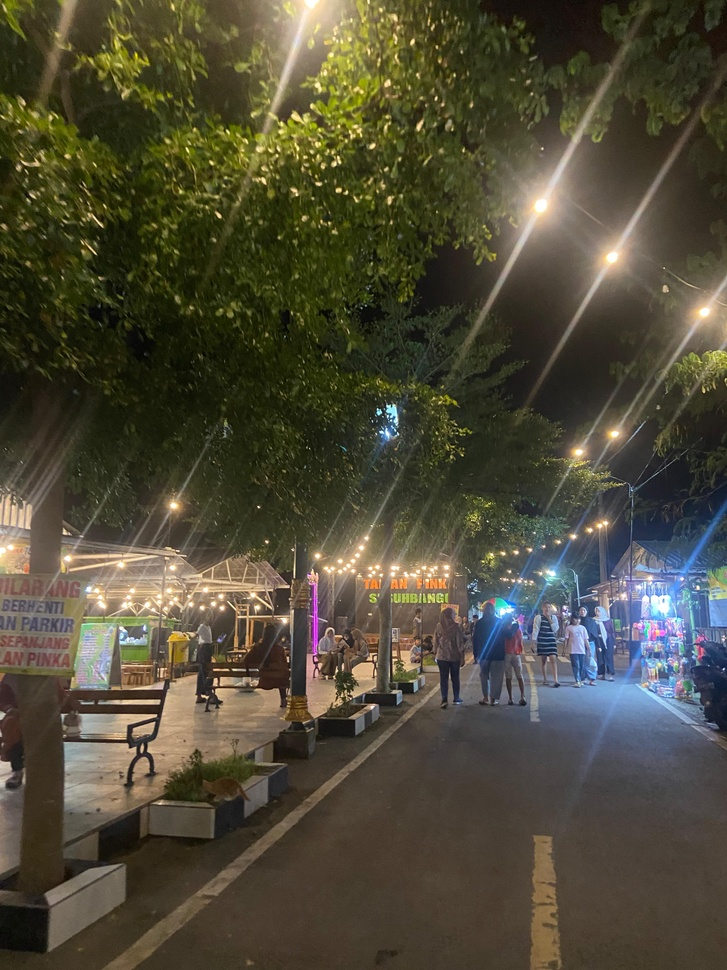
%> input picture uts/jalan.jpeg, 727 x 970 px, shrunk from 3024 x 4032 before the run
$ octave uts9.m   (GNU Octave 9; MATLAB toolbox functions it lacks are replaced by stand-ins)
%> lines starting %> are read from the running program, lines starting %| are printed output that depends on the picture
pkg load image

% 1. Baca gambar
img = imread('jalan.jpeg');
%> img is the input picture: size 970x727x3 uint8; mean R, G, B 79.3, 75, 56.9

% 2. Jika citra RGB, konversi ke grayscale
if size(img,3) == 3
  img_gray = rgb2gray(img);
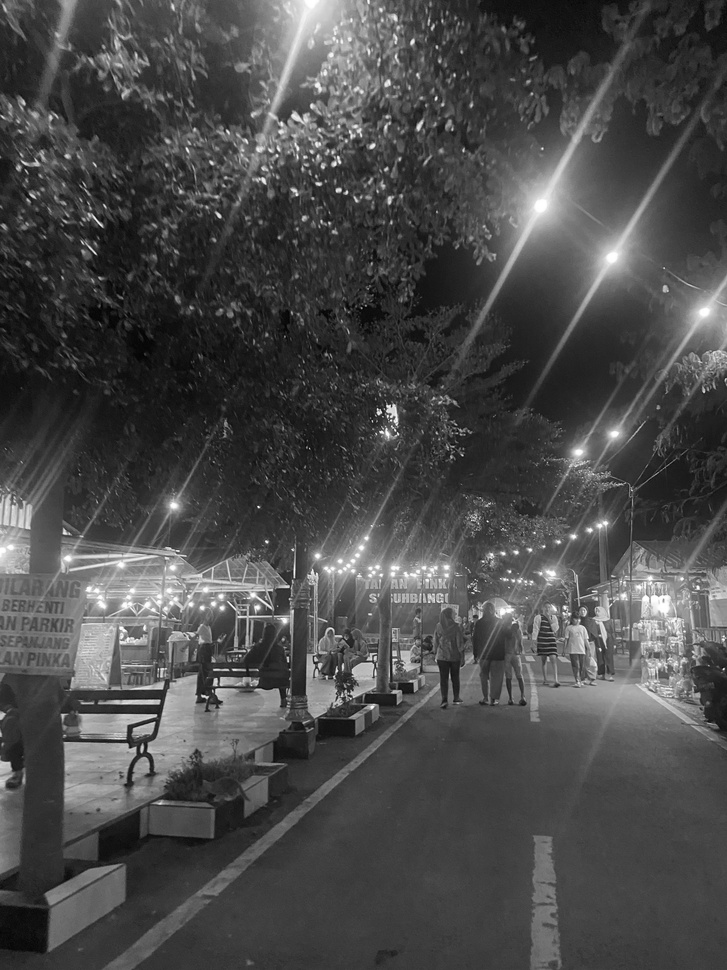
%> img_gray: size 970x727 uint8; min 1, max 255, mean 74.2
else
  img_gray = img;
end

% 3. Terapkan filter Gaussian (ukuran kernel 5x5, sigma = 5)
img_blur = imgaussfilt(img_gray, 5);
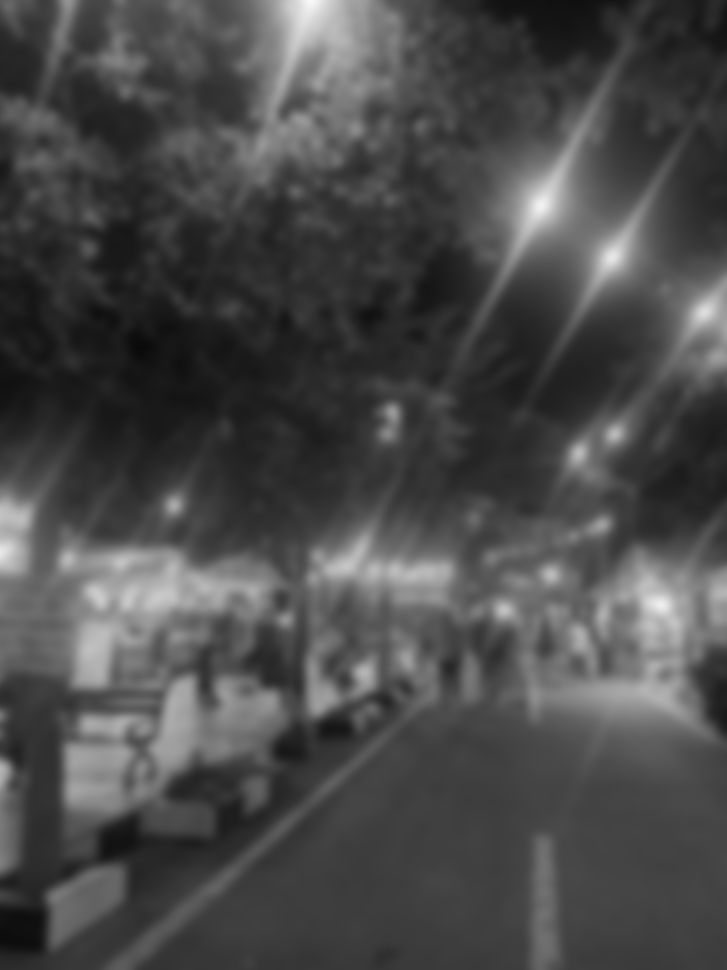
%> img_blur: size 970x727 uint8; min 10, max 248, mean 74.2
% sigma = 5 → makin besar, makin blur

% 4. Tampilkan hasil
figure('Name', 'Gaussian Blur');
subplot(1,2,1), imshow(img_gray), title('Citra Asli (Grayscale)');
subplot(1,2,2), imshow(img_blur), title('Setelah Gaussian Blur');

$ run again, with uts/wajah.jpeg copied over uts/jalan.jpeg
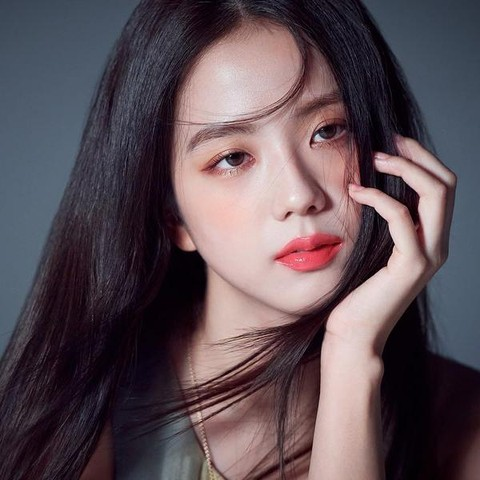
%> input picture uts/wajah.jpeg, 480 x 480 px
%> img is the input picture: size 480x480x3 uint8; mean R, G, B 92.8, 78.6, 85.3
%> `img_gray = rgb2gray(img);`:
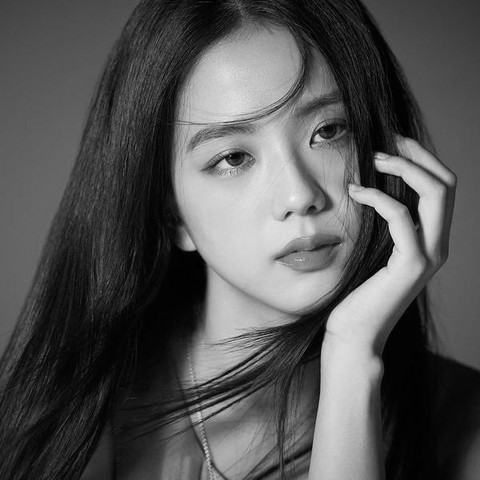
%> img_gray: size 480x480 uint8; min 0, max 245, mean 83.6
%> `img_blur = imgaussfilt(img_gray, 5);`:
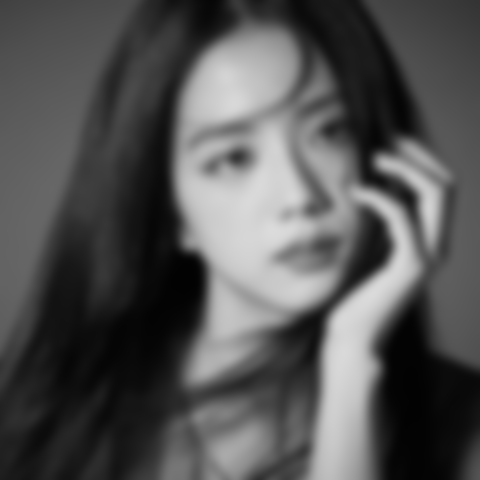
%> img_blur: size 480x480 uint8; min 2, max 219, mean 83.6

$ run again, with uts/bunga.jpg copied over uts/jalan.jpeg
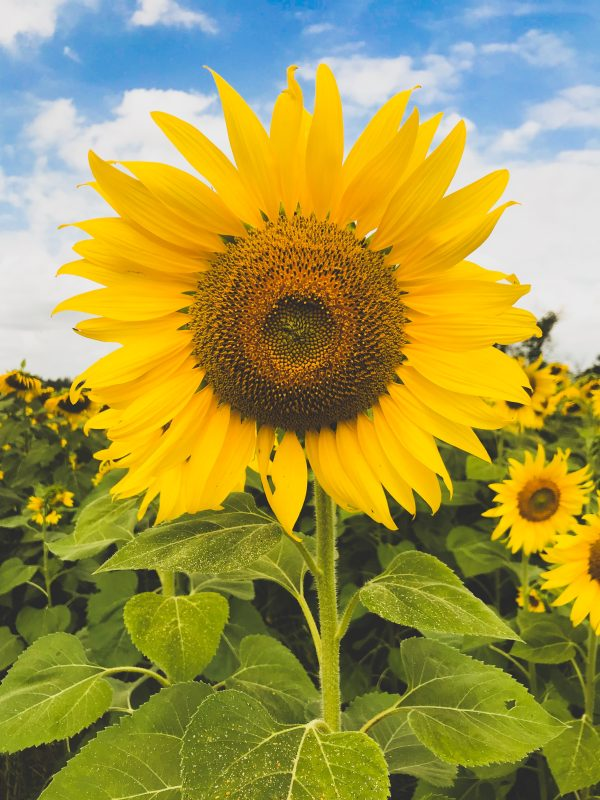
%> input picture uts/bunga.jpg, 600 x 800 px
%> img is the input picture: size 800x600x3 uint8; mean R, G, B 162.2, 152.6, 72.4
%> `img_gray = rgb2gray(img);`:
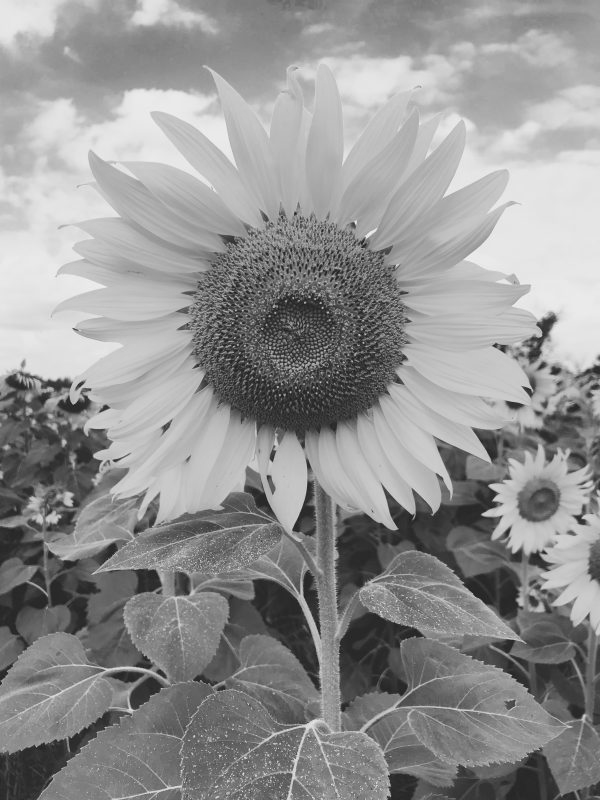
%> img_gray: size 800x600 uint8; min 24, max 245, mean 146.3
%> `img_blur = imgaussfilt(img_gray, 5);`:
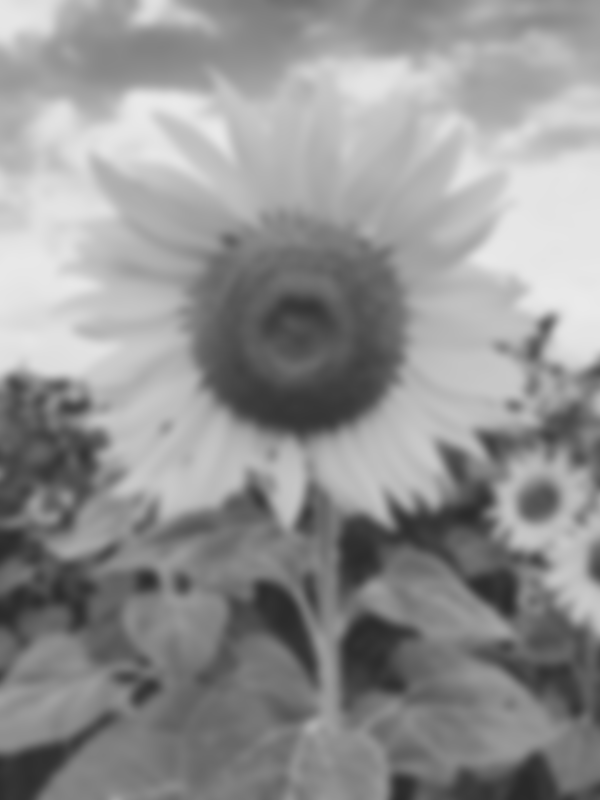
%> img_blur: size 800x600 uint8; min 41, max 234, mean 146.3
